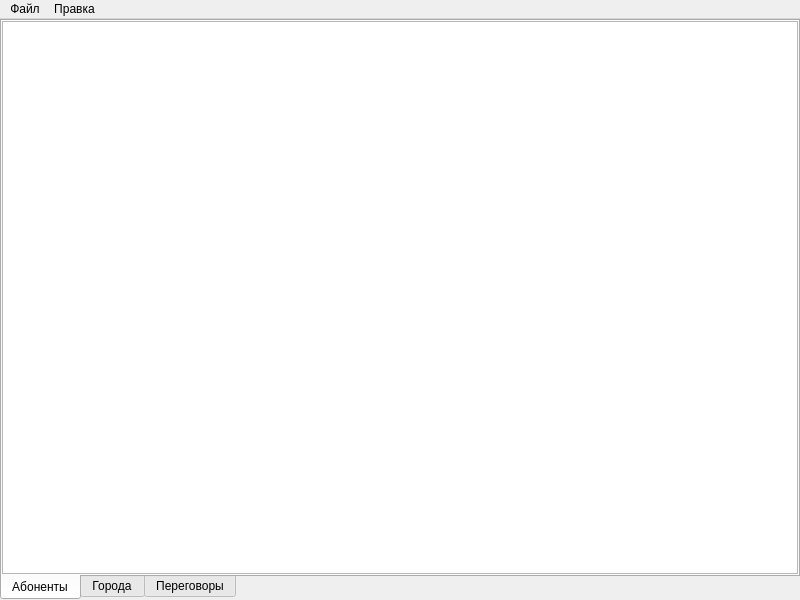
<?xml version="1.0" encoding="UTF-8"?>
<ui version="4.0">
 <class>MainWindow</class>
 <widget class="QMainWindow" name="MainWindow">
  <property name="geometry">
   <rect>
    <x>0</x>
    <y>0</y>
    <width>800</width>
    <height>600</height>
   </rect>
  </property>
  <widget class="QWidget" name="centralwidget">
   <layout class="QVBoxLayout" name="verticalLayout">
    <property name="leftMargin">
     <number>0</number>
    </property>
    <property name="topMargin">
     <number>0</number>
    </property>
    <property name="rightMargin">
     <number>0</number>
    </property>
    <property name="bottomMargin">
     <number>0</number>
    </property>
    <item>
     <widget class="QTabWidget" name="tab_widget">
      <property name="tabPosition">
       <enum>QTabWidget::South</enum>
      </property>
      <property name="currentIndex">
       <number>0</number>
      </property>
      <widget class="QWidget" name="tab_callers">
       <attribute name="title">
        <string>Абоненты</string>
       </attribute>
       <layout class="QVBoxLayout" name="verticalLayout_2">
        <property name="leftMargin">
         <number>0</number>
        </property>
        <property name="topMargin">
         <number>0</number>
        </property>
        <property name="rightMargin">
         <number>0</number>
        </property>
        <property name="bottomMargin">
         <number>0</number>
        </property>
        <item>
         <widget class="QTableWidget" name="table_callers">
          <attribute name="horizontalHeaderVisible">
           <bool>false</bool>
          </attribute>
          <attribute name="verticalHeaderVisible">
           <bool>false</bool>
          </attribute>
         </widget>
        </item>
       </layout>
      </widget>
      <widget class="QWidget" name="tab_cities">
       <attribute name="title">
        <string>Города</string>
       </attribute>
       <layout class="QVBoxLayout" name="verticalLayout_3">
        <property name="leftMargin">
         <number>0</number>
        </property>
        <property name="topMargin">
         <number>0</number>
        </property>
        <property name="rightMargin">
         <number>0</number>
        </property>
        <property name="bottomMargin">
         <number>0</number>
        </property>
        <item>
         <widget class="QTableWidget" name="table_cities">
          <attribute name="horizontalHeaderVisible">
           <bool>false</bool>
          </attribute>
          <attribute name="verticalHeaderVisible">
           <bool>false</bool>
          </attribute>
         </widget>
        </item>
       </layout>
      </widget>
      <widget class="QWidget" name="tab_conversations">
       <attribute name="title">
        <string>Переговоры</string>
       </attribute>
       <layout class="QVBoxLayout" name="verticalLayout_4">
        <property name="leftMargin">
         <number>0</number>
        </property>
        <property name="topMargin">
         <number>0</number>
        </property>
        <property name="rightMargin">
         <number>0</number>
        </property>
        <property name="bottomMargin">
         <number>0</number>
        </property>
        <item>
         <widget class="QTableWidget" name="table_conversations">
          <attribute name="horizontalHeaderVisible">
           <bool>false</bool>
          </attribute>
          <attribute name="verticalHeaderVisible">
           <bool>false</bool>
          </attribute>
         </widget>
        </item>
       </layout>
      </widget>
     </widget>
    </item>
   </layout>
  </widget>
  <widget class="QMenuBar" name="menubar">
   <property name="geometry">
    <rect>
     <x>0</x>
     <y>0</y>
     <width>800</width>
     <height>21</height>
    </rect>
   </property>
   <widget class="QMenu" name="menu">
    <property name="title">
     <string>Файл</string>
    </property>
    <addaction name="action_new"/>
    <addaction name="action_open"/>
    <addaction name="separator"/>
    <addaction name="action_save"/>
    <addaction name="separator"/>
    <addaction name="action_exit"/>
   </widget>
   <widget class="QMenu" name="menu_2">
    <property name="title">
     <string>Правка</string>
    </property>
    <addaction name="action_insert"/>
    <addaction name="action_add"/>
    <addaction name="action_delete"/>
   </widget>
   <addaction name="menu"/>
   <addaction name="menu_2"/>
  </widget>
  <action name="action_new">
   <property name="text">
    <string>Новый...</string>
   </property>
  </action>
  <action name="action_open">
   <property name="text">
    <string>Открыть...</string>
   </property>
  </action>
  <action name="action_save">
   <property name="text">
    <string>Сохранить</string>
   </property>
  </action>
  <action name="action_save_as">
   <property name="text">
    <string>Сохранить как...</string>
   </property>
  </action>
  <action name="action_exit">
   <property name="text">
    <string>Выход</string>
   </property>
  </action>
  <action name="action_insert">
   <property name="text">
    <string>Вставить строку</string>
   </property>
  </action>
  <action name="action_add">
   <property name="text">
    <string>Добавить строку</string>
   </property>
  </action>
  <action name="action_delete">
   <property name="text">
    <string>Удалить строку</string>
   </property>
  </action>
 </widget>
 <resources/>
 <connections/>
</ui>
